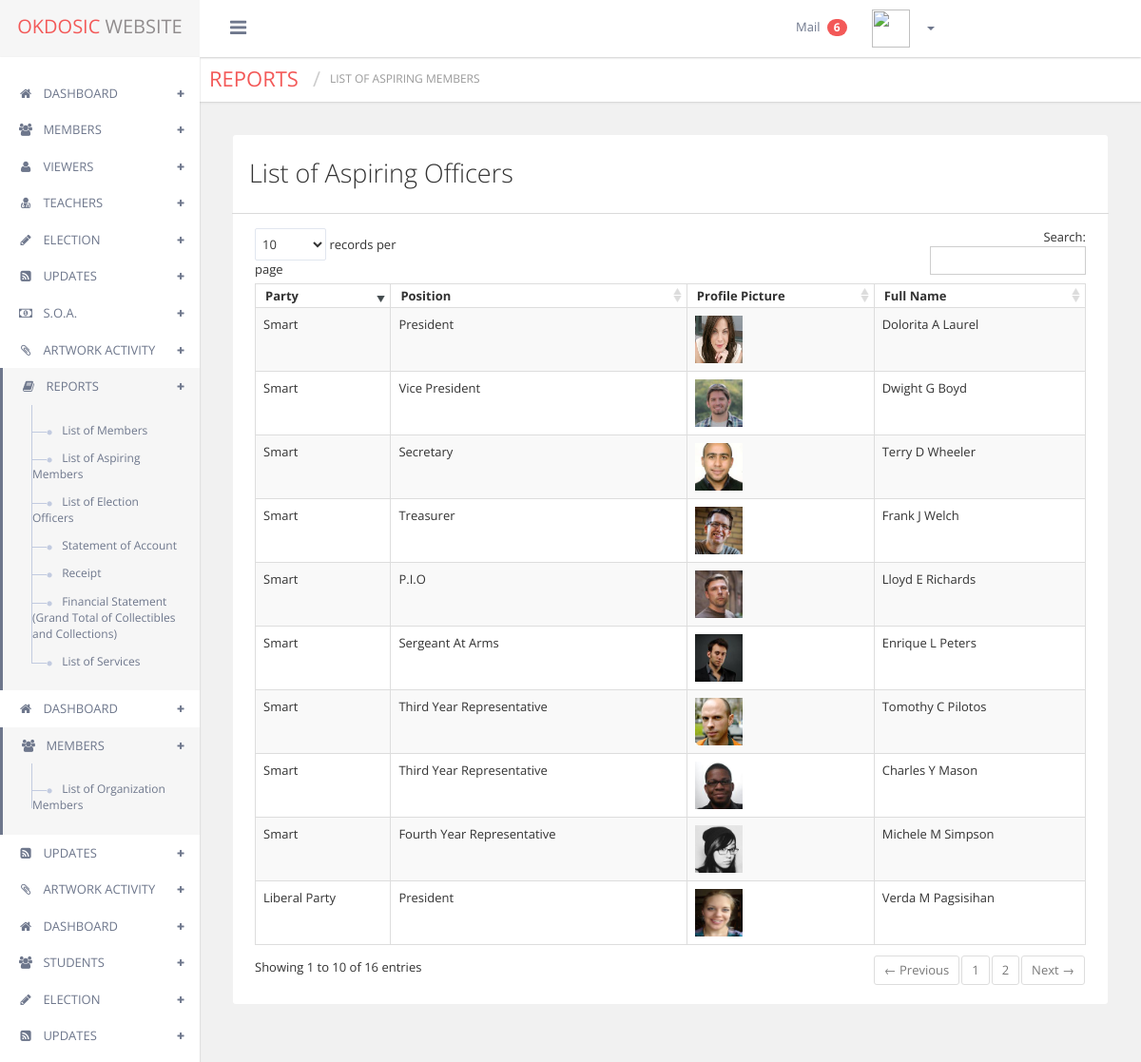
The page /list-of-aspiring-members-report.php (signed in) on the database its author committed.
### tables this page shows
CREATE TABLE `candidate_table` (
  `candidateid` int(6) NOT NULL AUTO_INCREMENT,
  `firstname` varchar(60) DEFAULT NULL,
  `middleinitial` varchar(60) DEFAULT NULL,
  `lastname` varchar(60) DEFAULT NULL,
  `profilepicturelocation` varchar(200) DEFAULT NULL,
  `positionid` int(6) DEFAULT NULL,
  `partyid` int(6) DEFAULT NULL,
  PRIMARY KEY (`candidateid`),
  KEY `FK_candidate_table` (`partyid`),
  KEY `FK_candidate_table1` (`positionid`),
  CONSTRAINT `FK_candidate_table` FOREIGN KEY (`partyid`) REFERENCES `party_table` (`partyid`) ON DELETE SET NULL,
  CONSTRAINT `FK_candidate_table1` FOREIGN KEY (`positionid`) REFERENCES `position_table` (`positionid`) ON DELETE SET NULL
);

### list-of-aspiring-members-report.php (the view, shortened to what this page needs)
<?php include('connection.php');
 ?>
<?php include('header.php'); ?>
    <div class="contentpanel">
      <div class="pull-left breadcrumb_admin clear_both">
        <div class="pull-left page_title theme_color">
          <h1>REPORTS</h1>
          <h2 class="">List of Aspiring Members</h2>
        </div>
      </div>
      <div class="container clear_both padding_fix">
   <div id="main-content">
    <div class="page-content">
      <div class="row">
        <div class="col-md-12">
          <div class="block-web">
           <div class="header">
              <br>
              <h3 class="content-header">List of Aspiring Officers </h3>
              <br>
            </div>
         <div class="porlets-content">
            <div class="table-responsive">
                <table  class="display table table-bordered table-striped" id="dynamic-table">
                  <thead>
                    <tr>
                      <th>Party</th>
                      <th>Position</th>
                      <th>Profile Picture</th>
                      <th>Full Name</th>
                    </tr>
                  </thead>
                  <tbody>
                    <?php
                    $qry = mysqli_query($connection, "select * from candidate_view order by positionid");
                    while ($res = mysqli_fetch_assoc($qry)) { ?>
                      <tr>
                      <td><?php echo $res['partyname']; ?></td>
                      <td><?php echo $res['positionname']; ?></td>
                      <td><img src="<?php echo $res['profilepicturelocation']; ?>" width = "50px" height = "50px"></td>
                      <td><?php echo $res['firstname'] . " " . $res['middleinitial'] . " " . $res['lastname']; ?></td>
                    </tr>
                    <?php } ?>
                  </tbody>
                </table>
              </div>
            </div>
          </div>
        </div>
      </div>
        </div>
  </div>
<?php include('footer.php');  ?>

### rows shown on the page
candidate_table: partyname "Liberal Party", positionname "President", profilepicturelocation (picture), firstname "Verda", middleinitial "M", lastname "Pagsisihan"
candidate_table: partyname "Smart", positionname "President", profilepicturelocation (picture), firstname "Dolorita", middleinitial "A", lastname "Laurel"
candidate_table: partyname "Smart", positionname "Vice President", profilepicturelocation (picture), firstname "Dwight", middleinitial "G", lastname "Boyd"
candidate_table: partyname "Smart", positionname "Secretary", profilepicturelocation (picture), firstname "Terry", middleinitial "D", lastname "Wheeler"
candidate_table: partyname "Smart", positionname "Treasurer", profilepicturelocation (picture), firstname "Frank", middleinitial "J", lastname "Welch"
candidate_table: partyname "Smart", positionname "P.I.O", profilepicturelocation (picture), firstname "Lloyd", middleinitial "E", lastname "Richards"
candidate_table: partyname "Smart", positionname "Sergeant At Arms", profilepicturelocation (picture), firstname "Enrique", middleinitial "L", lastname "Peters"
candidate_table: partyname "Smart", positionname "Third Year Representative", profilepicturelocation (picture), firstname "Tomothy", middleinitial "C", lastname "Pilotos"
candidate_table: partyname "Smart", positionname "Third Year Representative", profilepicturelocation (picture), firstname "Charles", middleinitial "Y", lastname "Mason"
candidate_table: partyname "Smart", positionname "Fourth Year Representative", profilepicturelocation (picture), firstname "Michele", middleinitial "M", lastname "Simpson"

### other values the page prints
$res13['total'] "6"
